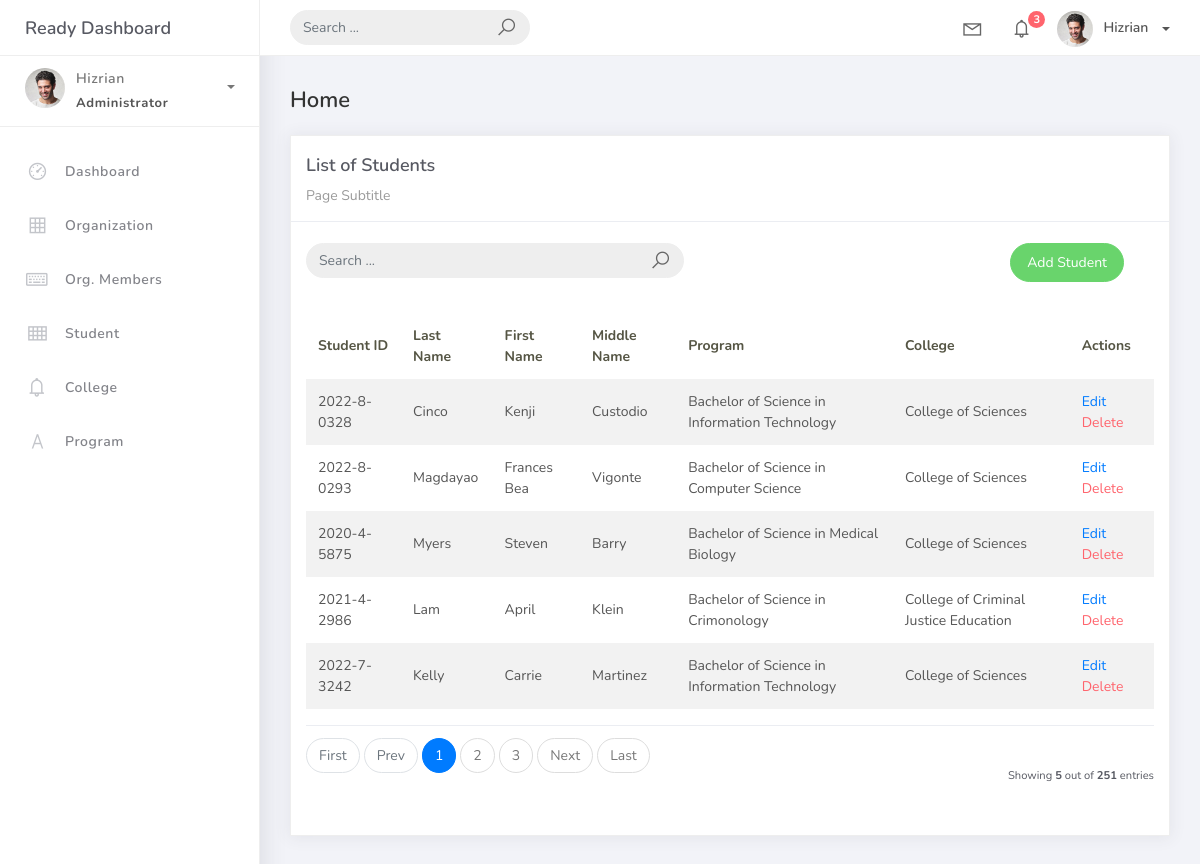
Page /student_list/ on the earlier database version.
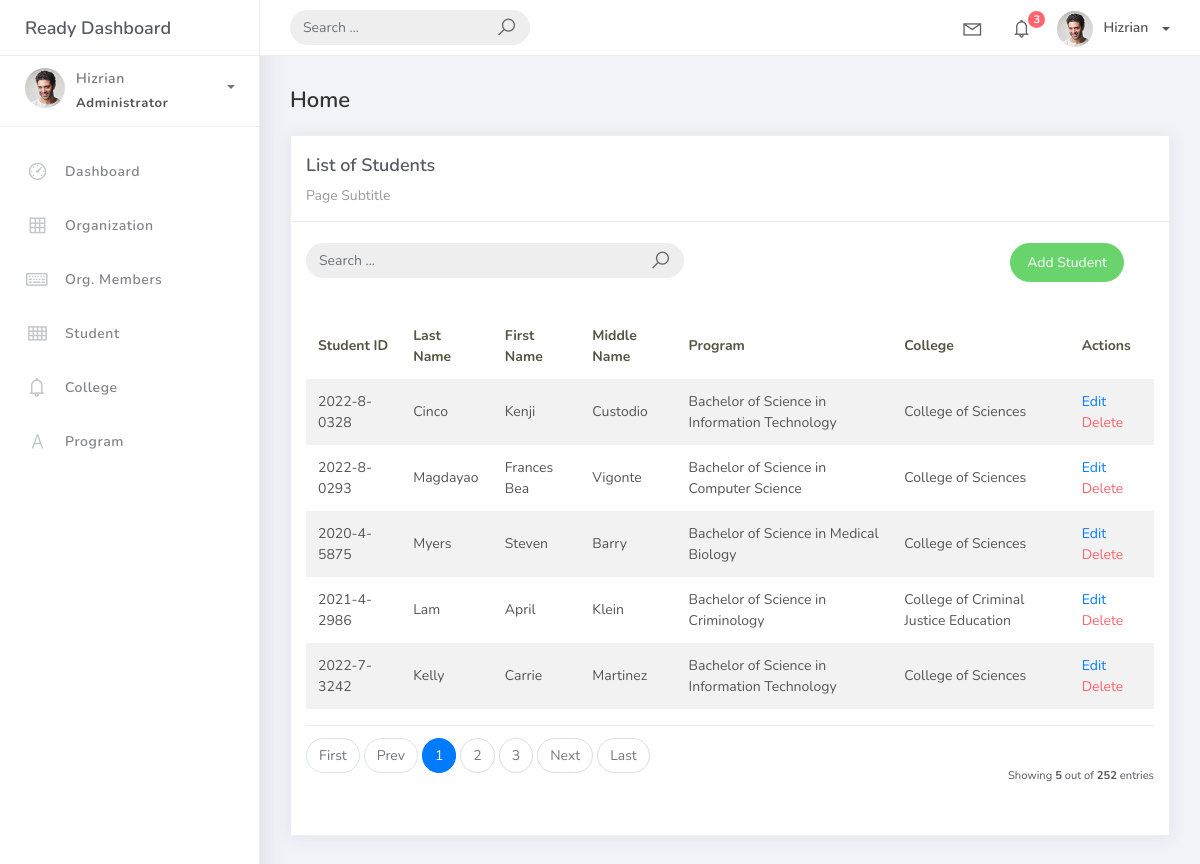
Same page on the later database version.
### studentorg/models.py (models this page shows, shortened)
class BaseModel(models.Model):
    created_at = models.DateTimeField(auto_now_add=True, db_index=True)
    upated_at = models.DateTimeField(auto_now=True)
    class Meta:
        abstract = True

class Student(BaseModel):
    student_id = models.CharField(max_length=15)
    lastname = models.CharField(max_length=25, verbose_name="Last Name")
    firstname = models.CharField(max_length=25, verbose_name="First Name")
    middlename = models.CharField(max_length=25, blank=True, null=True, verbose_name="Middle Name")
    program = models.ForeignKey(Program, on_delete=models.CASCADE)

class Program(BaseModel):
    prog_name = models.CharField (max_length=150)
    college = models.ForeignKey(College, on_delete=models.CASCADE)
    def __str__(self):
        return self.prog_name

class College(BaseModel):
    college_name = models.CharField (max_length=150)
    def __str__(self):
        return self.college_name

### studentorg/views.py (the view, shortened to what this page needs)
# urls.py: path('student_list/', StudentList.as_view(), name='student-list'),
class StudentList(ListView):
     model = Student
     context_object_name = 'Student'
     template_name = 'student_list.html'
     paginate_by = 5
     def get_queryset(self, *args, **kwargs):
        qs = super(StudentList, self).get_queryset(*args, **kwargs)
        return qs

### templates/student_list.html
{% extends 'base.html' %} {% load static %} {% block content %}
<div class="content">
  <div class="container-fluid">
    <h4 class="page-title">Home</h4>
    <div class="row">
      <div class="col-md-12">
        <div class="card">
          <div class="card-header">
            <div class="card-title">List of Students</div>
            <div class="card-category">Page Subtitle</div>
          </div>
          <br />
               <div class="col-md-12 row">
                   <div class="col-md-6">
                   <form class="navbar-left navbar-form nav-search mr-md-3" action="{% url 'student-list' %}">
                       <div class="input-group">
                       <input type="text" placeholder="Search ..." class="form-control" name="q" />
                       <div class="input-group-append">
                           <span class="input-group-text">
                           <i class="la la-search search-icon"></i>
                           </span>
                       </div>
                       </div>
                   </form>
                   </div>
                   <div class="col-md-6">
                   <div class="pull-right">
                       <a href="{% url 'student-add' %}" class="btn btn-success btn-rounded">Add Student</a>
                   </div>
                   </div>
               </div>
          <div class="card-body">
            <table class="table table-striped mt-3">
              <thead>
                <tr>
                  <th scope="col">Student ID</th>
                  <th scope="col">Last Name</th>
                  <th scope="col">First Name</th>
                  <th scope="col">Middle Name</th>
                  <th scope="col">Program</th>
                  <th scope="col">College</th>
                  <th scope="col">Actions</th>
                </tr>
              </thead>
              <tbody>
                {% for object in object_list %}
                <tr>
                  <td>{{ object.student_id }}</td>
                  <td>{{ object.lastname }}</td>
                  <td>{{ object.firstname }}</td>
                  <td>{{ object.middlename }}</td>
                  <td>{{ object.program }}</td>
                  <td>{{ object.program.college }}</td>
                  <td>
                   <a href="student_list/{{ object.id }}">Edit</a>
                   <a href="student_list/{{ object.id }}/delete" class="text-danger">Delete</a>
                 </td>
                </tr>
                {% empty %}
                <tr>
                  <td colspan="4" style="text-align: center">
                   <p class="text-sm font-wight-bold mb-0">No Records Found</p>
                  </td>
                </tr>
                {% endfor %}
              </tbody>
            </table>
            {% include 'includes/pagination.html' %}
          </div>
        </div>
      </div>
    </div>
  </div>
</div>
{% endblock %}

### templates/base.html (shortened to what this page needs)
{% load static %}
<!DOCTYPE html>
<html>
<head>
    <link rel="stylesheet" href="{% static 'css/bootstrap.min.css' %}">
    <link rel="stylesheet" href="{% static 'css/ready.css' %}">
    <link rel="stylesheet" href="{% static 'css/demo.css' %}">
	<link rel="stylesheet" href="https://cdn.jsdelivr.net/npm/chartist/dist/chartist.min.css">
</head>
<body>
	<div class="wrapper">
		<div class="main-header">
			<div class="logo-header">
				<a href="index.html" class="logo">
					Ready Dashboard
				</a>
			</div>
			<nav class="navbar navbar-header navbar-expand-lg">
				<div class="container-fluid">
					<form class="navbar-left navbar-form nav-search mr-md-3" action="">
						<div class="input-group">
							<input type="text" placeholder="Search ..." class="form-control">
							<div class="input-group-append">
								<span class="input-group-text">
									<i class="la la-search search-icon"></i>
								</span>
							</div>
						</div>
					</form>
					<ul class="navbar-nav topbar-nav ml-md-auto align-items-center">
						<li class="nav-item dropdown hidden-caret">
							<a class="nav-link dropdown-toggle" href="#" id="navbarDropdown" role="button" data-toggle="dropdown" aria-haspopup="true" aria-expanded="false">
								<i class="la la-envelope"></i>
							</a>
						</li>
						<li class="nav-item dropdown hidden-caret">
							<a class="nav-link dropdown-toggle" href="#" id="navbarDropdown" role="button" data-toggle="dropdown" aria-haspopup="true" aria-expanded="false">
								<i class="la la-bell"></i>
								<span class="notification">3</span>
							</a>
						</li>
						<li class="nav-item dropdown">
							<a class="dropdown-toggle profile-pic" data-toggle="dropdown" href="#" aria-expanded="false">
								<img src="{% static 'img/profile.jpg' %}" alt="user-img" width="36" class="img-circle"><span>Hizrian</span>
							</a>
							</li>
						</ul>
					</div>
				</nav>
			</div>
			<div class="sidebar">
				<div class="scrollbar-inner sidebar-wrapper">
					<div class="user">
						<div class="photo">
							<img src="{% static 'img/profile.jpg' %}">
						</div>
						<div class="info">
							<a class="" data-toggle="collapse" href="#collapseExample" aria-expanded="true">
								<span>
									Hizrian
									<span class="user-level">Administrator</span>
									<span class="caret"></span>
								</span>
							</a>
						</div>
					</div>
					<ul class="nav">
						<li class="nav-item">
							<a href="{% url 'dashboard-chart'%}">
								<i class="la la-dashboard"></i>
								<p>Dashboard</p>
							</a>
						</li>
						<li class="nav-item">
							<a href="{% url 'organization-list' %}">
								<i class="la la-table"></i>
								<p>Organization</p>
							</a>
						</li>
						<li class="nav-item">
							<a href="{% url 'orgmember-list' %}">
								<i class="la la-keyboard-o"></i>
								<p>Org. Members</p>
							</a>
						</li>
						<li class="nav-item">
							<a href="{% url 'student-list' %}">
								<i class="la la-th"></i>
								<p>Student</p>
							</a>
						</li>
						<li class="nav-item">
							<a href="{% url 'college-list' %}">
								<i class="la la-bell"></i>
								<p>College</p>
							</a>
						</li>
						<li class="nav-item">
							<a href="{% url 'program-list' %}">
								<i class="la la-font"></i>
								<p>Program</p>
							</a>
						</li>
					</ul>
				</div>
			</div>
			<div class="main-panel">
                {% block content %}
                {% endblock %}
			</div>
		</div>
</body>
</html>

### templates/includes/pagination.html (shortened to what this page needs)
{% if is_paginated %}
<div class="card-footer px-0 border-0 d-flex flex-column flex-lg-row align-items-center justify-content-between mt-3">
    <nav aria-label="Topics pagination" class="mb-4">
      <ul class="pagination">
        {% if page_obj.number > 1 %}
        <li class="page-item">
          <a class="page-link" href="?page=1">First</a>
        </li>
        {% else %}
        <li class="page-item disabled">
          <span class="page-link">First</span>
        </li>
        {% endif %}
        {% if page_obj.has_previous %}
        <li class="page-item">
          <a class="page-link" href="?page={{ page_obj.previous_page_number }}">Prev</a>
        </li>
        {% else %}
        <li class="page-item disabled">
          <span class="page-link">Prev</span>
        </li>
        {% endif %}
        {% for page_num in paginator.page_range %}
        {% if page_obj.number == page_num %}
        <li class="page-item active">
          <span class="page-link">
            {{ page_num }}
          </span>
        </li>
        {% elif page_num > page_obj.number|add:'-3' and page_num < page_obj.number|add:'3' %}
        <li class="page-item">
          <a class="page-link" href="?page={{ page_num }}">{{ page_num }}</a>
        </li>
        {% endif %}
        {% endfor %}
        {% if page_obj.has_next %}
        <li class="page-item">
          <a class="page-link" href="?page={{ page_obj.next_page_number }}">Next</a>
        </li>
        {% else %}
        <li class="page-item disabled">
          <span class="page-link">Next</span>
        </li>
        {% endif %}
        {% if page_obj.number != paginator.num_pages %}
        <li class="page-item">
          <a class="page-link" href="?page={{ paginator.num_pages }}">Last</a>
        </li>
        {% else %}
        <li class="page-item disabled">
          <span class="page-link">Last</span>
        </li>
        {% endif %}
      </ul>
    </nav>
    <div class="fw-normal small mt-4 mt-lg-0">Showing <b>{{object_list.count}}</b> out of <b>{{paginator.count}}</b> entries</div>
  </div>
{% endif %}

Differences in the rows shown:
changed through a linked row, Student "Lam": program "Bachelor of Science in Crimonology" → "Bachelor of Science in Criminology"
Other differences:
{{ paginator.count }}: "251" → "252"
